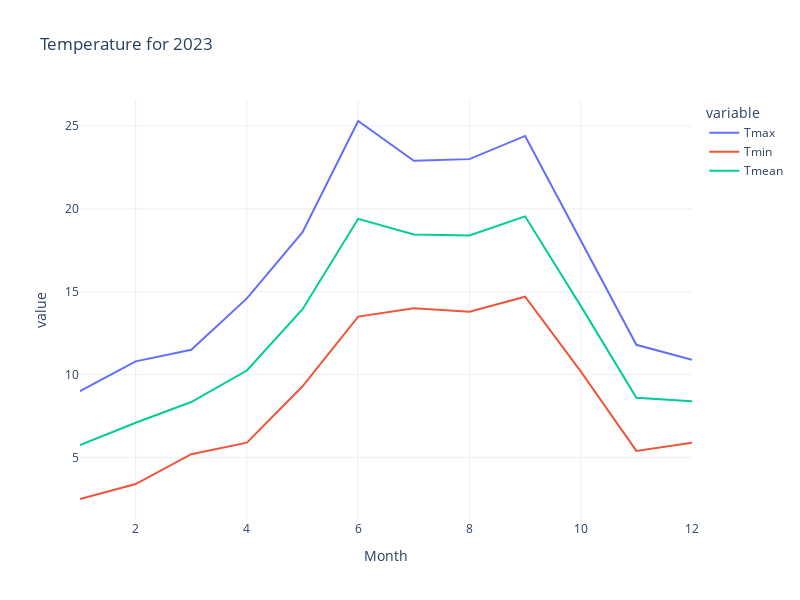

Notebook source saved alongside this figure:
### Code cell
# a px line graph of Tmax, Tmin and Tmean for 2023
fig = px.line(df2023, x='Month', y=['Tmax', 'Tmin', 'Tmean'], title='Temperature for 2023')
fig.show()

### Figure 1 — Plotly figure (JSON) as saved in the notebook; plotly's stock layout.template omitted (floating-point values rounded to 4 significant figures)
{"data": [{"hovertemplate": "variable=Tmax<br>Month=%{x}<br>value=%{y}<extra></extra>", "legendgroup": "Tmax", "line": {"color": "#636efa", "dash": "solid"}, "marker": {"symbol": "circle"}, "mode": "lines", "name": "Tmax", "orientation": "v", "showlegend": true, "type": "scatter", "x": [1, 2, 3, 4, 5, 6, 7, 8, 9, 10, 11, 12], "xaxis": "x", "y": [9, 10.8, 11.5, 14.6, 18.6, 25.3, 22.9, 23, 24.4, 18.1, 11.8, 10.9], "yaxis": "y"}, {"hovertemplate": "variable=Tmin<br>Month=%{x}<br>value=%{y}<extra></extra>", "legendgroup": "Tmin", "line": {"color": "#EF553B", "dash": "solid"}, "marker": {"symbol": "circle"}, "mode": "lines", "name": "Tmin", "orientation": "v", "showlegend": true, "type": "scatter", "x": [1, 2, 3, 4, 5, 6, 7, 8, 9, 10, 11, 12], "xaxis": "x", "y": [2.5, 3.4, 5.2, 5.9, 9.3, 13.5, 14, 13.8, 14.7, 10.2, 5.4, 5.9], "yaxis": "y"}, {"hovertemplate": "variable=Tmean<br>Month=%{x}<br>value=%{y}<extra></extra>", "legendgroup": "Tmean", "line": {"color": "#00cc96", "dash": "solid"}, "marker": {"symbol": "circle"}, "mode": "lines", "name": "Tmean", "orientation": "v", "showlegend": true, "type": "scatter", "x": [1, 2, 3, 4, 5, 6, 7, 8, 9, 10, 11, 12], "xaxis": "x", "y": [5.75, 7.1, 8.35, 10.25, 13.95, 19.4, 18.45, 18.4, 19.55, 14.15, 8.6, 8.4], "yaxis": "y"}], "layout": {"height": 600, "legend": {"title": {"text": "variable"}, "tracegroupgap": 0}, "title": {"text": "Temperature for 2023"}, "width": 800, "xaxis": {"anchor": "y", "domain": [0, 1], "title": {"text": "Month"}}, "yaxis": {"anchor": "x", "domain": [0, 1], "title": {"text": "value"}}}}
